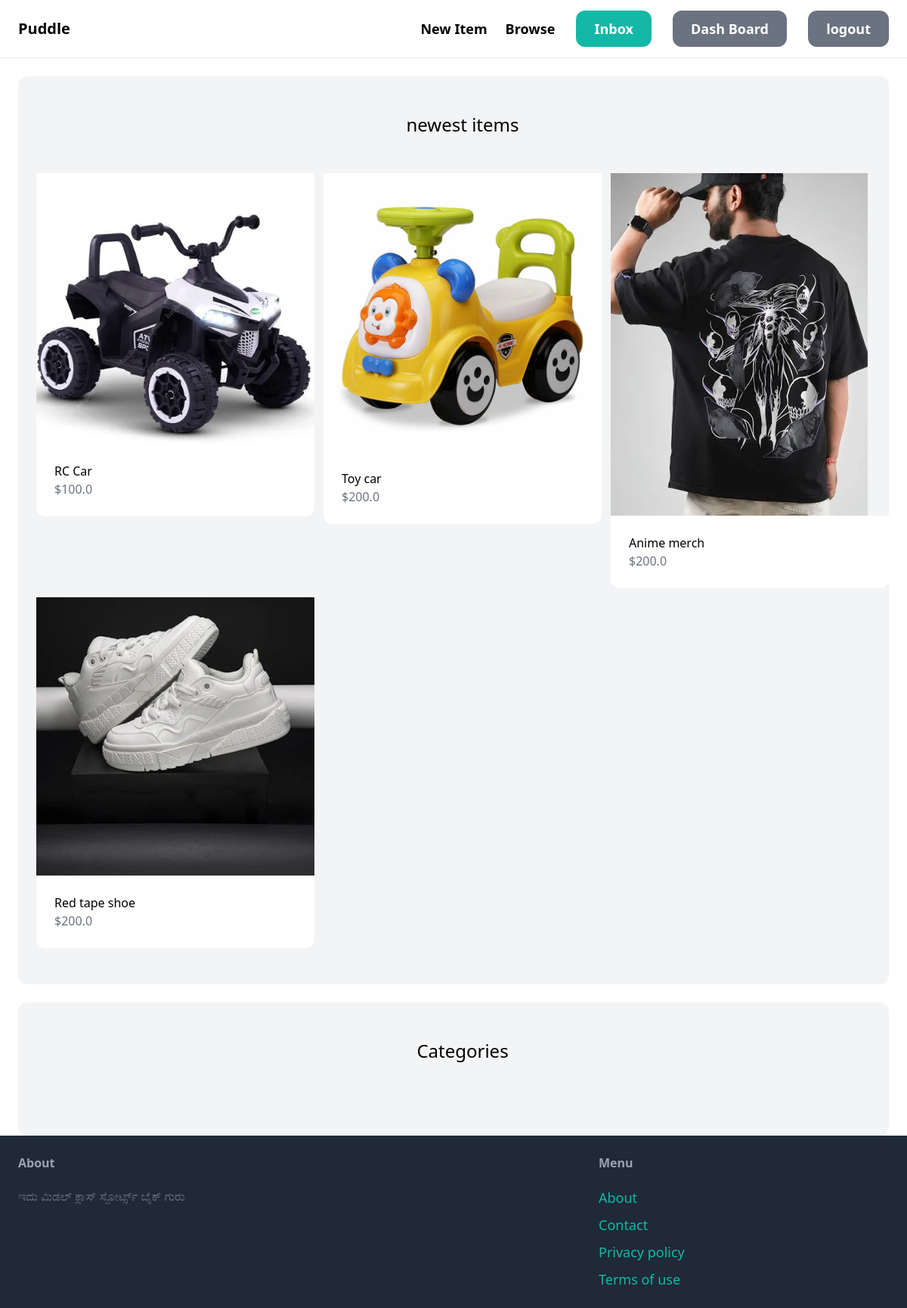
The app's page /dashboard/ (signed in) with its own data.
### item/models.py (models this page shows, shortened)
class Item(models.Model):
    category = models.ForeignKey(Category,related_name='items',on_delete=models.CASCADE)
    name = models.CharField(max_length=255)
    description = models.TextField(blank=True,null=True)
    price = models.FloatField()
    image = models.ImageField(upload_to='item_images',blank=True,null=True)
    is_sold = models.BooleanField(default=False)
    created_at = models.DateField(auto_now_add=True)
    created_by = models.ForeignKey(User,related_name='items',on_delete=models.CASCADE)

### dashboard/views.py (the view)
# urls.py: path('',views.index,name='index'),
@login_required
def index(request):
    items = Item.objects.filter(created_by=request.user)
    context = {'items':items}
    return render(request,'dashboard/index.html',context)

### dashboard/templates/dashboard/index.html (shortened to what this page needs)
{% extends "base.html" %}My Item{% block title %}{% endblock title %}
{%block content%}
<div class="mt-6 ps-6 py-12 bg-gray-100 rounded-xl">
    <h2 class="mb-12 text-2xl text-center">newest items</h2>
    <div class="grid grid-cols-3 gap-3">
        {%for item in items%}
            <div>
                <a href="{%url 'item:detail' item.id%}">
                    <div>
                        <img src="{{item.image.url}}" class="rounde-t-xl">
                    </div>
                    <div class="p-6 bg-white rounded-b-xl">
                        <h2 class-"text-2xl">{{item.name}}</h2>
                        <p class="text-gray-500">${{item.price}}</p>
                    </div>
                </a>
            </div>
        {% endfor %}
    </div>
</div>
<div class="mt-6 ps-6 py-12 bg-gray-100 rounded-xl">
    <h2 class="mb-12 text-2xl text-center">Categories</h2>
</div>
{%endblock content%}

### records on screen
Item: image (picture), name "RC Car", price "100.0"
Item: image (picture), name "Toy car", price "200.0"
Item: image (picture), name "Anime merch", price "200.0"
Item: image (picture), name "Red tape shoe", price "200.0"
